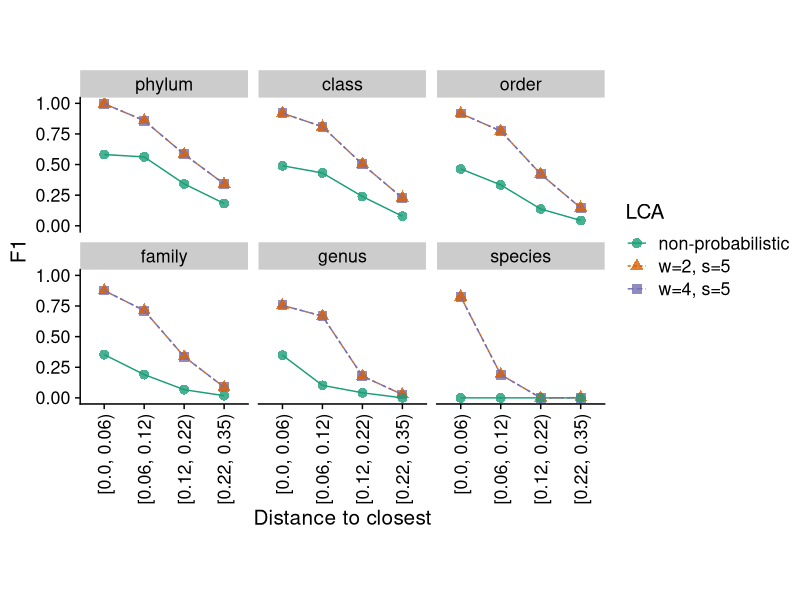

R code for this plot: (Note: this script raises an error after producing the figure.)
require(ggplot2)
require(readr)
require(cowplot)
require(dplyr)

summary_scores_pu <- read_csv("../results/summary_scores_pu.csv")
summary_scores_pu <- summary_scores_pu %>%
  filter(Taxonomic_Rank != "superkingdom") %>%
  mutate(Distance_to_closest = factor(Distance_to_closest, levels = unique(Distance_to_closest)))

summary_scores_pu$Taxonomic_Rank <- factor(
  summary_scores_pu$Taxonomic_Rank,
  levels = c("phylum", "class", "order", "family", "genus", "species")
)

ggplot(summary_scores_pu, aes(x = Distance_to_closest, y = F1, color = Method, shape = Method, group = Method)) +
  facet_wrap(vars(Taxonomic_Rank)) +
  geom_point(size = 3, alpha = 0.8) +
  geom_line(aes(linetype = Method)) +
  labs(linetype = "LCA", shape = "LCA", colour = "LCA", x = "Distance to closest", y = "F1") +
  theme_cowplot(font_size = 15) +
  scale_colour_brewer(palette = "Dark2") +
  theme(axis.text.x = element_text(angle = 90, vjust = 0.5, hjust = 1), aspect.ratio = 0.8)
ggsave2("../figures/pu_comparison_LCA.pdf")